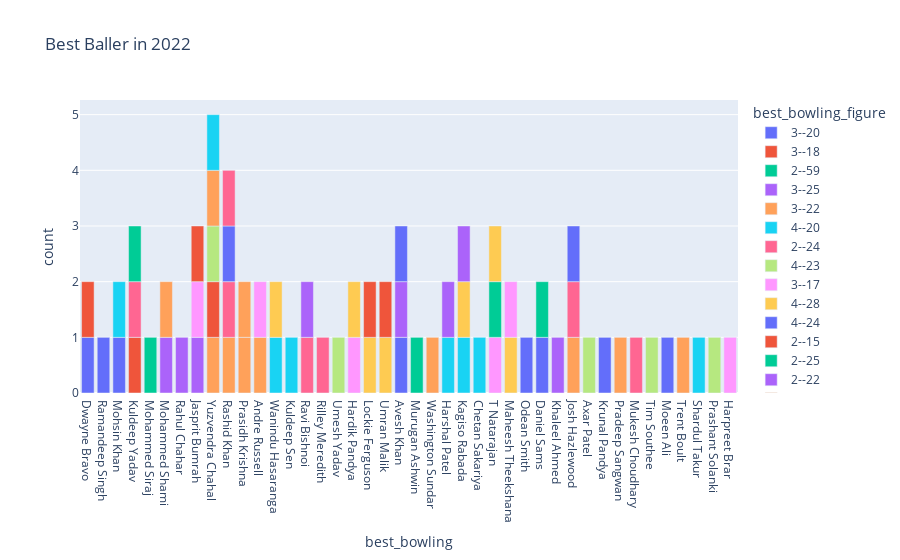

The cell this chart's notebook holds for it:
### Markdown cell above
# Best Baller

### Code cell
figure=px.bar(data,x=data["best_bowling"],color=data['best_bowling_figure'],title="Best Baller in 2022")
figure.show()

### Figure 1 — Plotly figure (JSON) as saved in the notebook; plotly's stock layout.template omitted (floating-point values rounded to 4 significant figures)
{"data": [{"alignmentgroup": "True", "hovertemplate": "best_bowling_figure=3--20<br>best_bowling=%{x}<br>count=%{y}<extra></extra>", "legendgroup": "3--20", "marker": {"color": "#636efa", "pattern": {"shape": ""}}, "name": "3--20", "offsetgroup": "3--20", "orientation": "v", "showlegend": true, "textposition": "auto", "type": "bar", "x": ["Dwayne Bravo", "Ramandeep Singh", "Mohsin Khan"], "xaxis": "x", "y": [1, 1, 1], "yaxis": "y"}, {"alignmentgroup": "True", "hovertemplate": "best_bowling_figure=3--18<br>best_bowling=%{x}<br>count=%{y}<extra></extra>", "legendgroup": "3--18", "marker": {"color": "#EF553B", "pattern": {"shape": ""}}, "name": "3--18", "offsetgroup": "3--18", "orientation": "v", "showlegend": true, "textposition": "auto", "type": "bar", "x": ["Kuldeep Yadav"], "xaxis": "x", "y": [1], "yaxis": "y"}, {"alignmentgroup": "True", "hovertemplate": "best_bowling_figure=2--59<br>best_bowling=%{x}<br>count=%{y}<extra></extra>", "legendgroup": "2--59", "marker": {"color": "#00cc96", "pattern": {"shape": ""}}, "name": "2--59", "offsetgroup": "2--59", "orientation": "v", "showlegend": true, "textposition": "auto", "type": "bar", "x": ["Mohammed Siraj"], "xaxis": "x", "y": [1], "yaxis": "y"}, {"alignmentgroup": "True", "hovertemplate": "best_bowling_figure=3--25<br>best_bowling=%{x}<br>count=%{y}<extra></extra>", "legendgroup": "3--25", "marker": {"color": "#ab63fa", "pattern": {"shape": ""}}, "name": "3--25", "offsetgroup": "3--25", "orientation": "v", "showlegend": true, "textposition": "auto", "type": "bar", "x": ["Mohammed Shami", "Rahul Chahar", "Jasprit Bumrah"], "xaxis": "x", "y": [1, 1, 1], "yaxis": "y"}, {"alignmentgroup": "True", "hovertemplate": "best_bowling_figure=3--22<br>best_bowling=%{x}<br>count=%{y}<extra></extra>", "legendgroup": "3--22", "marker": {"color": "#FFA15A", "pattern": {"shape": ""}}, "name": "3--22", "offsetgroup": "3--22", "orientation": "v", "showlegend": true, "textposition": "auto", "type": "bar", "x": ["Yuzvendra Chahal", "Rashid Khan", "Prasidh Krishna", "Andre Russell", "Prasidh Krishna"], "xaxis": "x", "y": [1, 1, 1, 1, 1], "yaxis": "y"}, {"alignmentgroup": "True", "hovertemplate": "best_bowling_figure=4--20<br>best_bowling=%{x}<br>count=%{y}<extra></extra>", "legendgroup": "4--20", "marker": {"color": "#19d3f3", "pattern": {"shape": ""}}, "name": "4--20", "offsetgroup": "4--20", "orientation": "v", "showlegend": true, "textposition": "auto", "type": "bar", "x": ["Wanindu Hasaranga", "Kuldeep Sen"], "xaxis": "x", "y": [1, 1], "yaxis": "y"}, {"alignmentgroup": "True", "hovertemplate": "best_bowling_figure=2--24<br>best_bowling=%{x}<br>count=%{y}<extra></extra>", "legendgroup": "2--24", "marker": {"color": "#FF6692", "pattern": {"shape": ""}}, "name": "2--24", "offsetgroup": "2--24", "orientation": "v", "showlegend": true, "textposition": "auto", "type": "bar", "x": ["Ravi Bishnoi", "Rilley Meredith", "Rashid Khan"], "xaxis": "x", "y": [1, 1, 1], "yaxis": "y"}, {"alignmentgroup": "True", "hovertemplate": "best_bowling_figure=4--23<br>best_bowling=%{x}<br>count=%{y}<extra></extra>", "legendgroup": "4--23", "marker": {"color": "#B6E880", "pattern": {"shape": ""}}, "name": "4--23", "offsetgroup": "4--23", "orientation": "v", "showlegend": true, "textposition": "auto", "type": "bar", "x": ["Umesh Yadav"], "xaxis": "x", "y": [1], "yaxis": "y"}, {"alignmentgroup": "True", "hovertemplate": "best_bowling_figure=3--17<br>best_bowling=%{x}<br>count=%{y}<extra></extra>", "legendgroup": "3--17", "marker": {"color": "#FF97FF", "pattern": {"shape": ""}}, "name": "3--17", "offsetgroup": "3--17", "orientation": "v", "showlegend": true, "textposition": "auto", "type": "bar", "x": ["Jasprit Bumrah", "Hardik Pandya"], "xaxis": "x", "y": [1, 1], "yaxis": "y"}, {"alignmentgroup": "True", "hovertemplate": "best_bowling_figure=4--28<br>best_bowling=%{x}<br>count=%{y}<extra></extra>", "legendgroup": "4--28", "marker": {"color": "#FECB52", "pattern": {"shape": ""}}, "name": "4--28", "offsetgroup": "4--28", "orientation": "v", "showlegend": true, "textposition": "auto", "type": "bar", "x": ["Lockie Ferguson", "Umran Malik"], "xaxis": "x", "y": [1, 1], "yaxis": "y"}, {"alignmentgroup": "True", "hovertemplate": "best_bowling_figure=4--24<br>best_bowling=%{x}<br>count=%{y}<extra></extra>", "legendgroup": "4--24", "marker": {"color": "#636efa", "pattern": {"shape": ""}}, "name": "4--24", "offsetgroup": "4--24", "orientation": "v", "showlegend": true, "textposition": "auto", "type": "bar", "x": ["Avesh Khan", "Rashid Khan"], "xaxis": "x", "y": [1, 1], "yaxis": "y"}, {"alignmentgroup": "True", "hovertemplate": "best_bowling_figure=2--15<br>best_bowling=%{x}<br>count=%{y}<extra></extra>", "legendgroup": "2--15", "marker": {"color": "#EF553B", "pattern": {"shape": ""}}, "name": "2--15", "offsetgroup": "2--15", "orientation": "v", "showlegend": true, "textposition": "auto", "type": "bar", "x": ["Yuzvendra Chahal"], "xaxis": "x", "y": [1], "yaxis": "y"}, {"alignmentgroup": "True", "hovertemplate": "best_bowling_figure=2--25<br>best_bowling=%{x}<br>count=%{y}<extra></extra>", "legendgroup": "2--25", "marker": {"color": "#00cc96", "pattern": {"shape": ""}}, "name": "2--25", "offsetgroup": "2--25", "orientation": "v", "showlegend": true, "textposition": "auto", "type": "bar", "x": ["Murugan Ashwin"], "xaxis": "x", "y": [1], "yaxis": "y"}, {"alignmentgroup": "True", "hovertemplate": "best_bowling_figure=2--22<br>best_bowling=%{x}<br>count=%{y}<extra></extra>", "legendgroup": "2--22", "marker": {"color": "#ab63fa", "pattern": {"shape": ""}}, "name": "2--22", "offsetgroup": "2--22", "orientation": "v", "showlegend": true, "textposition": "auto", "type": "bar", "x": ["Ravi Bishnoi"], "xaxis": "x", "y": [1], "yaxis": "y"}, {"alignmentgroup": "True", "hovertemplate": "best_bowling_figure=2--21<br>best_bowling=%{x}<br>count=%{y}<extra></extra>", "legendgroup": "2--21", "marker": {"color": "#FFA15A", "pattern": {"shape": ""}}, "name": "2--21", "offsetgroup": "2--21", "orientation": "v", "showlegend": true, "textposition": "auto", "type": "bar", "x": ["Washington Sundar"], "xaxis": "x", "y": [1], "yaxis": "y"}, {"alignmentgroup": "True", "hovertemplate": "best_bowling_figure=2--23<br>best_bowling=%{x}<br>count=%{y}<extra></extra>", "legendgroup": "2--23", "marker": {"color": "#19d3f3", "pattern": {"shape": ""}}, "name": "2--23", "offsetgroup": "2--23", "orientation": "v", "showlegend": true, "textposition": "auto", "type": "bar", "x": ["Harshal Patel", "Kagiso Rabada", "Chetan Sakariya"], "xaxis": "x", "y": [1, 1, 1], "yaxis": "y"}, {"alignmentgroup": "True", "hovertemplate": "best_bowling_figure=4--35<br>best_bowling=%{x}<br>count=%{y}<extra></extra>", "legendgroup": "4--35", "marker": {"color": "#FF6692", "pattern": {"shape": ""}}, "name": "4--35", "offsetgroup": "4--35", "orientation": "v", "showlegend": true, "textposition": "auto", "type": "bar", "x": ["Kuldeep Yadav"], "xaxis": "x", "y": [1], "yaxis": "y"}, {"alignmentgroup": "True", "hovertemplate": "best_bowling_figure=4--41<br>best_bowling=%{x}<br>count=%{y}<extra></extra>", "legendgroup": "4--41", "marker": {"color": "#B6E880", "pattern": {"shape": ""}}, "name": "4--41", "offsetgroup": "4--41", "orientation": "v", "showlegend": true, "textposition": "auto", "type": "bar", "x": ["Yuzvendra Chahal"], "xaxis": "x", "y": [1], "yaxis": "y"}, {"alignmentgroup": "True", "hovertemplate": "best_bowling_figure=2--34<br>best_bowling=%{x}<br>count=%{y}<extra></extra>", "legendgroup": "2--34", "marker": {"color": "#FF97FF", "pattern": {"shape": ""}}, "name": "2--34", "offsetgroup": "2--34", "orientation": "v", "showlegend": true, "textposition": "auto", "type": "bar", "x": ["T Natarajan"], "xaxis": "x", "y": [1], "yaxis": "y"}, {"alignmentgroup": "True", "hovertemplate": "best_bowling_figure=4--33<br>best_bowling=%{x}<br>count=%{y}<extra></extra>", "legendgroup": "4--33", "marker": {"color": "#FECB52", "pattern": {"shape": ""}}, "name": "4--33", "offsetgroup": "4--33", "orientation": "v", "showlegend": true, "textposition": "auto", "type": "bar", "x": ["Maheesh Theekshana", "Kagiso Rabada"], "xaxis": "x", "y": [1, 1], "yaxis": "y"}, {"alignmentgroup": "True", "hovertemplate": "best_bowling_figure=4--30<br>best_bowling=%{x}<br>count=%{y}<extra></extra>", "legendgroup": "4--30", "marker": {"color": "#636efa", "pattern": {"shape": ""}}, "name": "4--30", "offsetgroup": "4--30", "orientation": "v", "showlegend": true, "textposition": "auto", "type": "bar", "x": ["Odean Smith", "Daniel Sams"], "xaxis": "x", "y": [1, 1], "yaxis": "y"}, {"alignmentgroup": "True", "hovertemplate": "best_bowling_figure=3--23<br>best_bowling=%{x}<br>count=%{y}<extra></extra>", "legendgroup": "3--23", "marker": {"color": "#EF553B", "pattern": {"shape": ""}}, "name": "3--23", "offsetgroup": "3--23", "orientation": "v", "showlegend": true, "textposition": "auto", "type": "bar", "x": ["Lockie Ferguson", "Dwayne Bravo"], "xaxis": "x", "y": [1, 1], "yaxis": "y"}, {"alignmentgroup": "True", "hovertemplate": "best_bowling_figure=3--37<br>best_bowling=%{x}<br>count=%{y}<extra></extra>", "legendgroup": "3--37", "marker": {"color": "#00cc96", "pattern": {"shape": ""}}, "name": "3--37", "offsetgroup": "3--37", "orientation": "v", "showlegend": true, "textposition": "auto", "type": "bar", "x": ["T Natarajan"], "xaxis": "x", "y": [1], "yaxis": "y"}, {"alignmentgroup": "True", "hovertemplate": "best_bowling_figure=3--30<br>best_bowling=%{x}<br>count=%{y}<extra></extra>", "legendgroup": "3--30", "marker": {"color": "#ab63fa", "pattern": {"shape": ""}}, "name": "3--30", "offsetgroup": "3--30", "orientation": "v", "showlegend": true, "textposition": "auto", "type": "bar", "x": ["Avesh Khan", "Khaleel Ahmed"], "xaxis": "x", "y": [1, 1], "yaxis": "y"}, {"alignmentgroup": "True", "hovertemplate": "best_bowling_figure=3--28<br>best_bowling=%{x}<br>count=%{y}<extra></extra>", "legendgroup": "3--28", "marker": {"color": "#FFA15A", "pattern": {"shape": ""}}, "name": "3--28", "offsetgroup": "3--28", "orientation": "v", "showlegend": true, "textposition": "auto", "type": "bar", "x": ["Josh Hazlewood", "Yuzvendra Chahal"], "xaxis": "x", "y": [1, 1], "yaxis": "y"}, {"alignmentgroup": "True", "hovertemplate": "best_bowling_figure=5--40<br>best_bowling=%{x}<br>count=%{y}<extra></extra>", "legendgroup": "5--40", "marker": {"color": "#19d3f3", "pattern": {"shape": ""}}, "name": "5--40", "offsetgroup": "5--40", "orientation": "v", "showlegend": true, "textposition": "auto", "type": "bar", "x": ["Yuzvendra Chahal"], "xaxis": "x", "y": [1], "yaxis": "y"}, {"alignmentgroup": "True", "hovertemplate": "best_bowling_figure=4--25<br>best_bowling=%{x}<br>count=%{y}<extra></extra>", "legendgroup": "4--25", "marker": {"color": "#FF6692", "pattern": {"shape": ""}}, "name": "4--25", "offsetgroup": "4--25", "orientation": "v", "showlegend": true, "textposition": "auto", "type": "bar", "x": ["Josh Hazlewood"], "xaxis": "x", "y": [1], "yaxis": "y"}, {"alignmentgroup": "True", "hovertemplate": "best_bowling_figure=2--10<br>best_bowling=%{x}<br>count=%{y}<extra></extra>", "legendgroup": "2--10", "marker": {"color": "#B6E880", "pattern": {"shape": ""}}, "name": "2--10", "offsetgroup": "2--10", "orientation": "v", "showlegend": true, "textposition": "auto", "type": "bar", "x": ["Axar Patel"], "xaxis": "x", "y": [1], "yaxis": "y"}, {"alignmentgroup": "True", "hovertemplate": "best_bowling_figure=4--5<br>best_bowling=%{x}<br>count=%{y}<extra></extra>", "legendgroup": "4--5", "marker": {"color": "#FF97FF", "pattern": {"shape": ""}}, "name": "4--5", "offsetgroup": "4--5", "orientation": "v", "showlegend": true, "textposition": "auto", "type": "bar", "x": ["Andre Russell"], "xaxis": "x", "y": [1], "yaxis": "y"}, {"alignmentgroup": "True", "hovertemplate": "best_bowling_figure=3--10<br>best_bowling=%{x}<br>count=%{y}<extra></extra>", "legendgroup": "3--10", "marker": {"color": "#FECB52", "pattern": {"shape": ""}}, "name": "3--10", "offsetgroup": "3--10", "orientation": "v", "showlegend": true, "textposition": "auto", "type": "bar", "x": ["T Natarajan"], "xaxis": "x", "y": [1], "yaxis": "y"}, {"alignmentgroup": "True", "hovertemplate": "best_bowling_figure=3--19<br>best_bowling=%{x}<br>count=%{y}<extra></extra>", "legendgroup": "3--19", "marker": {"color": "#636efa", "pattern": {"shape": ""}}, "name": "3--19", "offsetgroup": "3--19", "orientation": "v", "showlegend": true, "textposition": "auto", "type": "bar", "x": ["Krunal Pandya", "Avesh Khan"], "xaxis": "x", "y": [1, 1], "yaxis": "y"}, {"alignmentgroup": "True", "hovertemplate": "best_bowling_figure=5--25<br>best_bowling=%{x}<br>count=%{y}<extra></extra>", "legendgroup": "5--25", "marker": {"color": "#EF553B", "pattern": {"shape": ""}}, "name": "5--25", "offsetgroup": "5--25", "orientation": "v", "showlegend": true, "textposition": "auto", "type": "bar", "x": ["Umran Malik"], "xaxis": "x", "y": [1], "yaxis": "y"}, {"alignmentgroup": "True", "hovertemplate": "best_bowling_figure=4--14<br>best_bowling=%{x}<br>count=%{y}<extra></extra>", "legendgroup": "4--14", "marker": {"color": "#00cc96", "pattern": {"shape": ""}}, "name": "4--14", "offsetgroup": "4--14", "orientation": "v", "showlegend": true, "textposition": "auto", "type": "bar", "x": ["Kuldeep Yadav"], "xaxis": "x", "y": [1], "yaxis": "y"}, {"alignmentgroup": "True", "hovertemplate": "best_bowling_figure=4--38<br>best_bowling=%{x}<br>count=%{y}<extra></extra>", "legendgroup": "4--38", "marker": {"color": "#ab63fa", "pattern": {"shape": ""}}, "name": "4--38", "offsetgroup": "4--38", "orientation": "v", "showlegend": true, "textposition": "auto", "type": "bar", "x": ["Kagiso Rabada"], "xaxis": "x", "y": [1], "yaxis": "y"}, {"alignmentgroup": "True", "hovertemplate": "best_bowling_figure=2--19<br>best_bowling=%{x}<br>count=%{y}<extra></extra>", "legendgroup": "2--19", "marker": {"color": "#FFA15A", "pattern": {"shape": ""}}, "name": "2--19", "offsetgroup": "2--19", "orientation": "v", "showlegend": true, "textposition": "auto", "type": "bar", "x": ["Pradeep Sangwan", "Mohammed Shami"], "xaxis": "x", "y": [1, 1], "yaxis": "y"}, {"alignmentgroup": "True", "hovertemplate": "best_bowling_figure=4--16<br>best_bowling=%{x}<br>count=%{y}<extra></extra>", "legendgroup": "4--16", "marker": {"color": "#19d3f3", "pattern": {"shape": ""}}, "name": "4--16", "offsetgroup": "4--16", "orientation": "v", "showlegend": true, "textposition": "auto", "type": "bar", "x": ["Mohsin Khan"], "xaxis": "x", "y": [1], "yaxis": "y"}, {"alignmentgroup": "True", "hovertemplate": "best_bowling_figure=4--46<br>best_bowling=%{x}<br>count=%{y}<extra></extra>", "legendgroup": "4--46", "marker": {"color": "#FF6692", "pattern": {"shape": ""}}, "name": "4--46", "offsetgroup": "4--46", "orientation": "v", "showlegend": true, "textposition": "auto", "type": "bar", "x": ["Mukesh Choudhary"], "xaxis": "x", "y": [1], "yaxis": "y"}, {"alignmentgroup": "True", "hovertemplate": "best_bowling_figure=2--46<br>best_bowling=%{x}<br>count=%{y}<extra></extra>", "legendgroup": "2--46", "marker": {"color": "#B6E880", "pattern": {"shape": ""}}, "name": "2--46", "offsetgroup": "2--46", "orientation": "v", "showlegend": true, "textposition": "auto", "type": "bar", "x": ["Tim Southee"], "xaxis": "x", "y": [1], "yaxis": "y"}, {"alignmentgroup": "True", "hovertemplate": "best_bowling_figure=3--27<br>best_bowling=%{x}<br>count=%{y}<extra></extra>", "legendgroup": "3--27", "marker": {"color": "#FF97FF", "pattern": {"shape": ""}}, "name": "3--27", "offsetgroup": "3--27", "orientation": "v", "showlegend": true, "textposition": "auto", "type": "bar", "x": ["Maheesh Theekshana"], "xaxis": "x", "y": [1], "yaxis": "y"}, {"alignmentgroup": "True", "hovertemplate": "best_bowling_figure=5--18<br>best_bowling=%{x}<br>count=%{y}<extra></extra>", "legendgroup": "5--18", "marker": {"color": "#FECB52", "pattern": {"shape": ""}}, "name": "5--18", "offsetgroup": "5--18", "orientation": "v", "showlegend": true, "textposition": "auto", "type": "bar", "x": ["Wanindu Hasaranga"], "xaxis": "x", "y": [1], "yaxis": "y"}, {"alignmentgroup": "True", "hovertemplate": "best_bowling_figure=3--13<br>best_bowling=%{x}<br>count=%{y}<extra></extra>", "legendgroup": "3--13", "marker": {"color": "#636efa", "pattern": {"shape": ""}}, "name": "3--13", "offsetgroup": "3--13", "orientation": "v", "showlegend": true, "textposition": "auto", "type": "bar", "x": ["Moeen Ali"], "xaxis": "x", "y": [1], "yaxis": "y"}, {"alignmentgroup": "True", "hovertemplate": "best_bowling_figure=5--10<br>best_bowling=%{x}<br>count=%{y}<extra></extra>", "legendgroup": "5--10", "marker": {"color": "#EF553B", "pattern": {"shape": ""}}, "name": "5--10", "offsetgroup": "5--10", "orientation": "v", "showlegend": true, "textposition": "auto", "type": "bar", "x": ["Jasprit Bumrah"], "xaxis": "x", "y": [1], "yaxis": "y"}, {"alignmentgroup": "True", "hovertemplate": "best_bowling_figure=3--16<br>best_bowling=%{x}<br>count=%{y}<extra></extra>", "legendgroup": "3--16", "marker": {"color": "#00cc96", "pattern": {"shape": ""}}, "name": "3--16", "offsetgroup": "3--16", "orientation": "v", "showlegend": true, "textposition": "auto", "type": "bar", "x": ["Daniel Sams"], "xaxis": "x", "y": [1], "yaxis": "y"}, {"alignmentgroup": "True", "hovertemplate": "best_bowling_figure=4--34<br>best_bowling=%{x}<br>count=%{y}<extra></extra>", "legendgroup": "4--34", "marker": {"color": "#ab63fa", "pattern": {"shape": ""}}, "name": "4--34", "offsetgroup": "4--34", "orientation": "v", "showlegend": true, "textposition": "auto", "type": "bar", "x": ["Harshal Patel"], "xaxis": "x", "y": [1], "yaxis": "y"}, {"alignmentgroup": "True", "hovertemplate": "best_bowling_figure=2--18<br>best_bowling=%{x}<br>count=%{y}<extra></extra>", "legendgroup": "2--18", "marker": {"color": "#FFA15A", "pattern": {"shape": ""}}, "name": "2--18", "offsetgroup": "2--18", "orientation": "v", "showlegend": true, "textposition": "auto", "type": "bar", "x": ["Trent Boult"], "xaxis": "x", "y": [1], "yaxis": "y"}, {"alignmentgroup": "True", "hovertemplate": "best_bowling_figure=4--36<br>best_bowling=%{x}<br>count=%{y}<extra></extra>", "legendgroup": "4--36", "marker": {"color": "#19d3f3", "pattern": {"shape": ""}}, "name": "4--36", "offsetgroup": "4--36", "orientation": "v", "showlegend": true, "textposition": "auto", "type": "bar", "x": ["Shardul Takur"], "xaxis": "x", "y": [1], "yaxis": "y"}, {"alignmentgroup": "True", "hovertemplate": "best_bowling_figure=2--32<br>best_bowling=%{x}<br>count=%{y}<extra></extra>", "legendgroup": "2--32", "marker": {"color": "#FF6692", "pattern": {"shape": ""}}, "name": "2--32", "offsetgroup": "2--32", "orientation": "v", "showlegend": true, "textposition": "auto", "type": "bar", "x": ["Rashid Khan"], "xaxis": "x", "y": [1], "yaxis": "y"}, {"alignmentgroup": "True", "hovertemplate": "best_bowling_figure=2--20<br>best_bowling=%{x}<br>count=%{y}<extra></extra>", "legendgroup": "2--20", "marker": {"color": "#B6E880", "pattern": {"shape": ""}}, "name": "2--20", "offsetgroup": "2--20", "orientation": "v", "showlegend": true, "textposition": "auto", "type": "bar", "x": ["Prashant Solanki"], "xaxis": "x", "y": [1], "yaxis": "y"}, {"alignmentgroup": "True", "hovertemplate": "best_bowling_figure=3--26<br>best_bowling=%{x}<br>count=%{y}<extra></extra>", "legendgroup": "3--26", "marker": {"color": "#FF97FF", "pattern": {"shape": ""}}, "name": "3--26", "offsetgroup": "3--26", "orientation": "v", "showlegend": true, "textposition": "auto", "type": "bar", "x": ["Harpreet Brar"], "xaxis": "x", "y": [1], "yaxis": "y"}, {"alignmentgroup": "True", "hovertemplate": "best_bowling_figure=1--14<br>best_bowling=%{x}<br>count=%{y}<extra></extra>", "legendgroup": "1--14", "marker": {"color": "#FECB52", "pattern": {"shape": ""}}, "name": "1--14", "offsetgroup": "1--14", "orientation": "v", "showlegend": true, "textposition": "auto", "type": "bar", "x": ["Hardik Pandya"], "xaxis": "x", "y": [1], "yaxis": "y"}, {"alignmentgroup": "True", "hovertemplate": "best_bowling_figure=3--43<br>best_bowling=%{x}<br>count=%{y}<extra></extra>", "legendgroup": "3--43", "marker": {"color": "#636efa", "pattern": {"shape": ""}}, "name": "3--43", "offsetgroup": "3--43", "orientation": "v", "showlegend": true, "textposition": "auto", "type": "bar", "x": ["Josh Hazlewood"], "xaxis": "x", "y": [1], "yaxis": "y"}], "layout": {"barmode": "relative", "legend": {"title": {"text": "best_bowling_figure"}, "tracegroupgap": 0}, "title": {"text": "Best Baller in 2022"}, "xaxis": {"anchor": "y", "domain": [0, 1], "title": {"text": "best_bowling"}}, "yaxis": {"anchor": "x", "domain": [0, 1], "title": {"text": "count"}}}}
